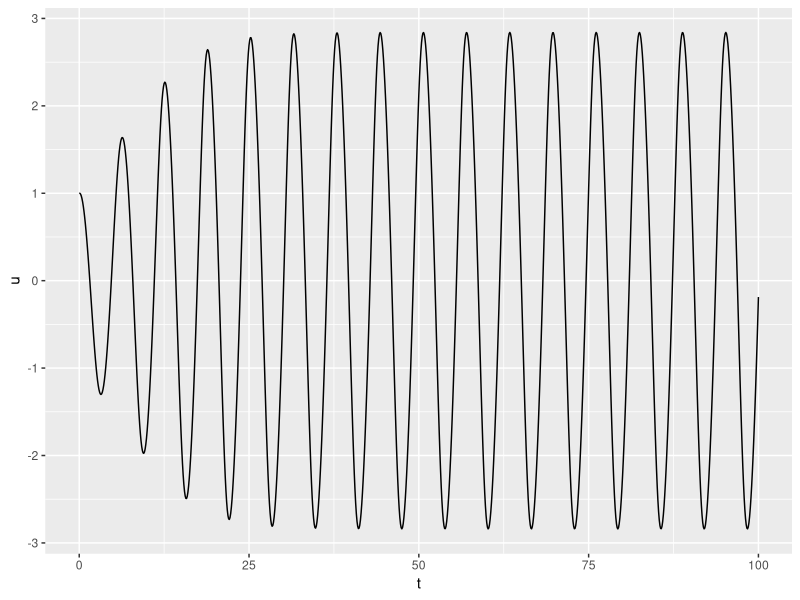
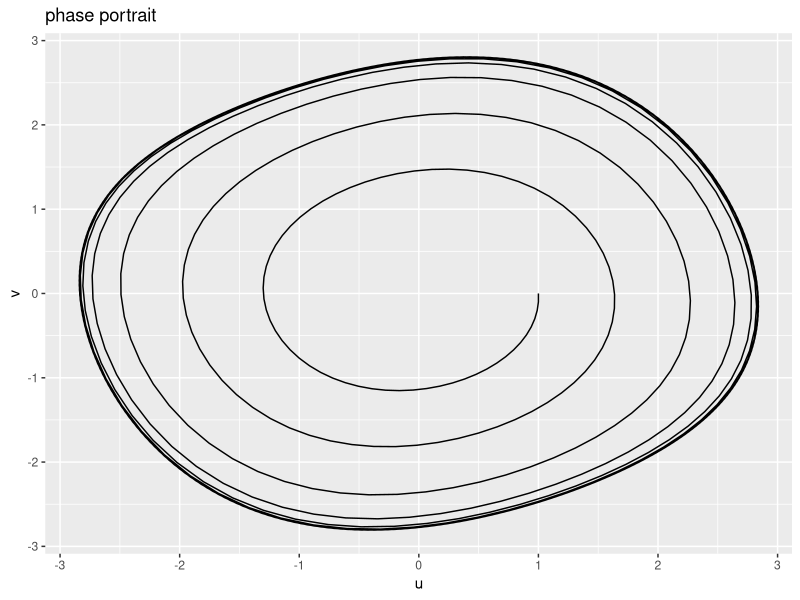
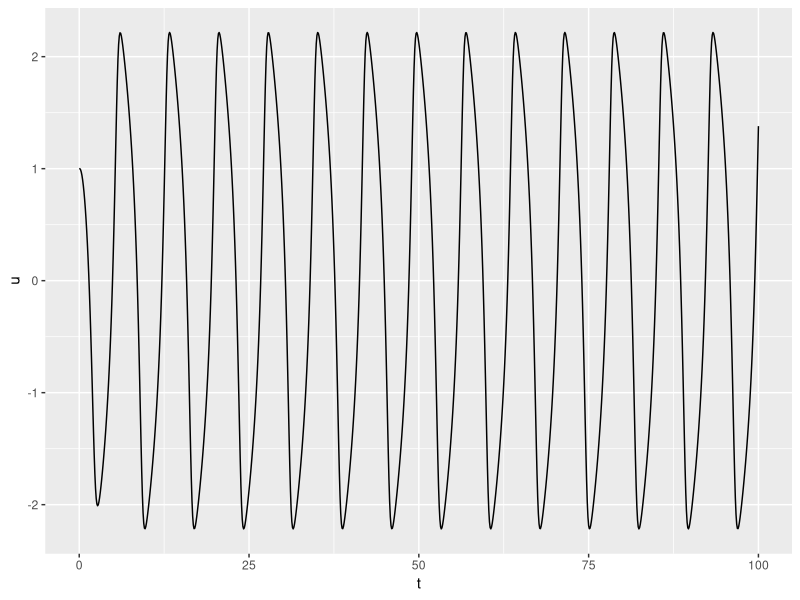
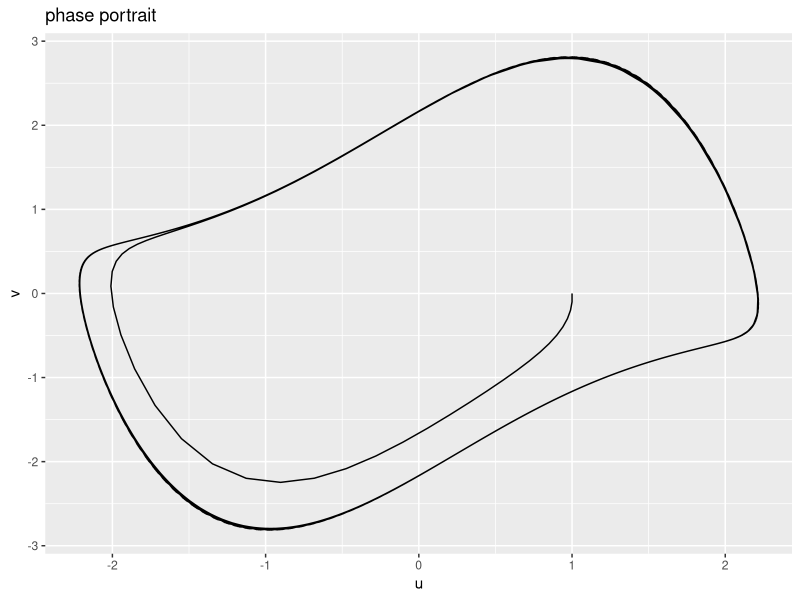
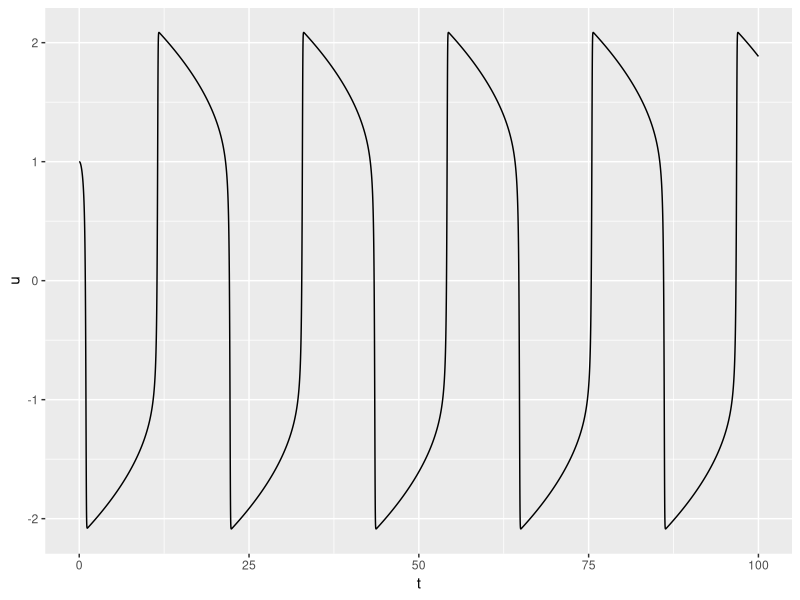
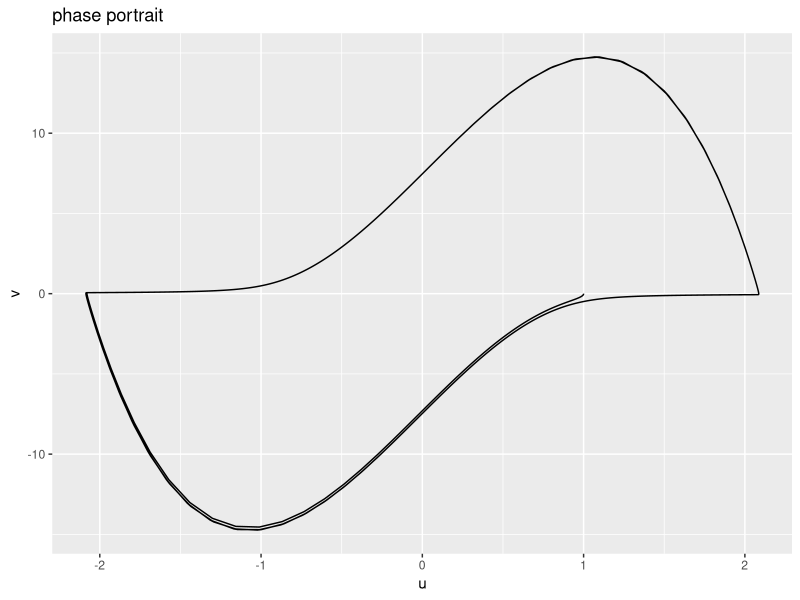
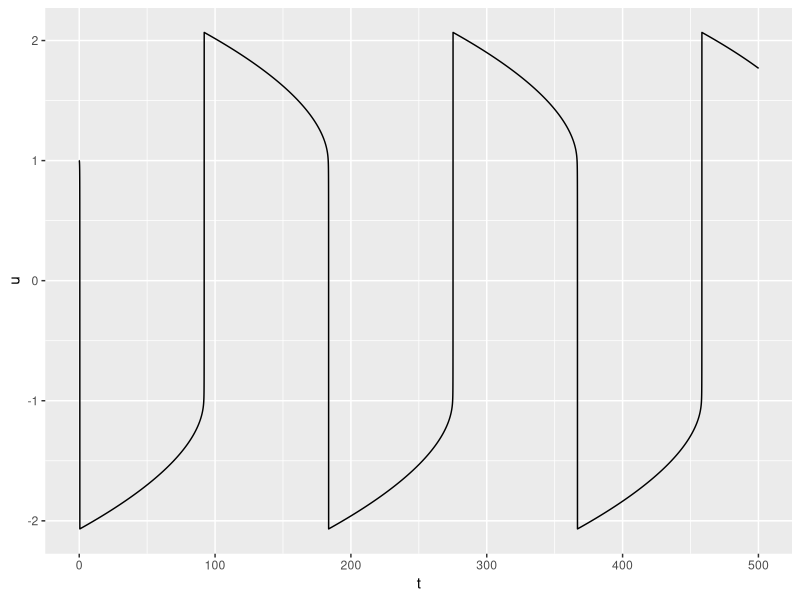
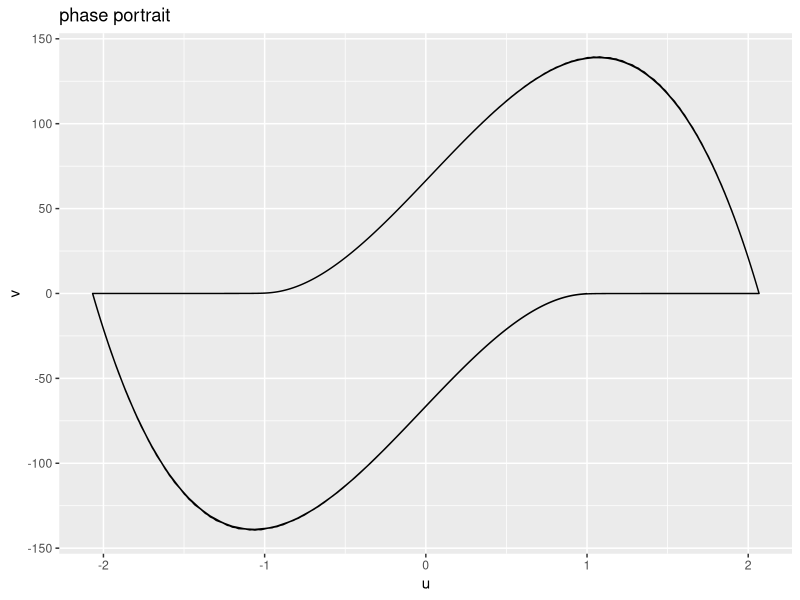

Write R code to recreate these figures, in order.
## ---- chunk 1
library(ggplot2)
library(purrr)
library(dplyr)
library(tidyr)

euler = function(f, y0, a, b, h) {
  ts = seq(a, b, by = h)
  
  y = matrix(0, nrow = length(ts), ncol = length(y0))

  y[1,] = y0
  for (i in 1:(length(ts) - 1)) {
    y[i + 1,] = y[i,] + h*f(ts[i], y[i,])
  }
  
  m = cbind(ts, y)
  colnames(m) = c("t", if (is.null(names(y0))) paste0("y", 1:length(y0)) else names(y0))
  m
}
## ---- chunk 2
vanDerPol = function(epsilon) {
  function(t, y) c(y[2], -epsilon*(y[1]*y[1]-1)*y[2]-y[1])
}

tb = euler(vanDerPol(epsilon = 0.1), c("u" = 1, "v" = 0), 0, 100, h = 0.1) %>% 
  as.data.frame

ggplot(tb, aes(x = t, y = u)) + geom_path()
ggplot(tb, aes(x = u, y = v)) + geom_path() + ggtitle("phase portrait")
## ---- chunk 3
tb = euler(vanDerPol(epsilon = 1), c("u" = 1, "v" = 0), 0, 100, h = 0.1) %>% 
  as.data.frame

ggplot(tb, aes(x = t, y = u)) + geom_path()
ggplot(tb, aes(x = u, y = v)) + geom_path() + ggtitle("phase portrait")
## ---- chunk 4
tb = euler(vanDerPol(epsilon = 10), c("u" = 1, "v" = 0), 0, 100, h = 0.01) %>% 
  as.data.frame

ggplot(tb, aes(x = t, y = u)) + geom_path()
ggplot(tb, aes(x = u, y = v)) + geom_path() + ggtitle("phase portrait")
## ---- chunk 5
tb = euler(vanDerPol(epsilon = 100), c("u" = 1, "v" = 0), 0, 500, h = 0.001) %>% 
  as.data.frame

ggplot(tb, aes(x = t, y = u)) + geom_path()
ggplot(tb, aes(x = u, y = v)) + geom_path() + ggtitle("phase portrait")
## ---- chunk 6

sigma = 10
rho = 27
beta = 8/3
tb = euler(function(t, y) c(sigma*(y[2]- y[1]), 
                            y[1]*(rho - y[3]) - y[2], 
                            y[1]*y[2] - beta*y[3]), 
           c(1, 0, 0), 0, 30, 0.005) %>% as.data.frame()

ggplot(tb %>% as.data.frame(), aes(x = t, y = y1)) + geom_path()
ggplot(tb %>% as.data.frame(), aes(x = y2, y = y1)) + geom_path()
ggplot(tb %>% as.data.frame(), aes(x = y3, y = y1)) + geom_path()
ggplot(tb %>% as.data.frame(), aes(x = y2, y = y1)) + geom_path()
## ---- chunk 7
eulerBw = function(y0, a, b, h) {
  ts = seq(a, b, by = h)
  
  y = matrix(0, nrow = length(ts), ncol = length(y0))

  y[1,] = y0
  for (i in 1:(length(ts) - 1)) {
    y[i + 1,] = y[i,]/(1 + 5*h)
  }
  
  m = cbind(ts, y)
  colnames(m) = c("t", if (is.null(names(y0))) paste0("y", 1:length(y0)) else names(y0))
  m
}

compare = function(h) {
  tb1 = euler(function(t, u) -5*u, c("u" = 1), 0, 5, h = h) %>% 
  as.data.frame
  tb2 = eulerBw(c("u" = 1), 0, 5, h = h) %>% as.data.frame
  
  tb = cbind(tb1 %>% rename(u_fw = u), tb2 %>% select(u_bw = u)) %>%
    mutate(u_exact = exp(-5*t))
  
  print(tb %>% 
    mutate(h = h, error_fw = abs(u_fw - u_exact), error_bw = abs(u_bw - u_exact)) %>%
    select(-starts_with("u")) %>%
    tail(1)
  )
  
  ggplot(tb %>%gather("method", "value", starts_with("u")), aes(x = t, y = value)) +
    geom_path() + facet_wrap(~ method)
}

map(c(0.41, 0.4, 0.3, 0.1), compare)
